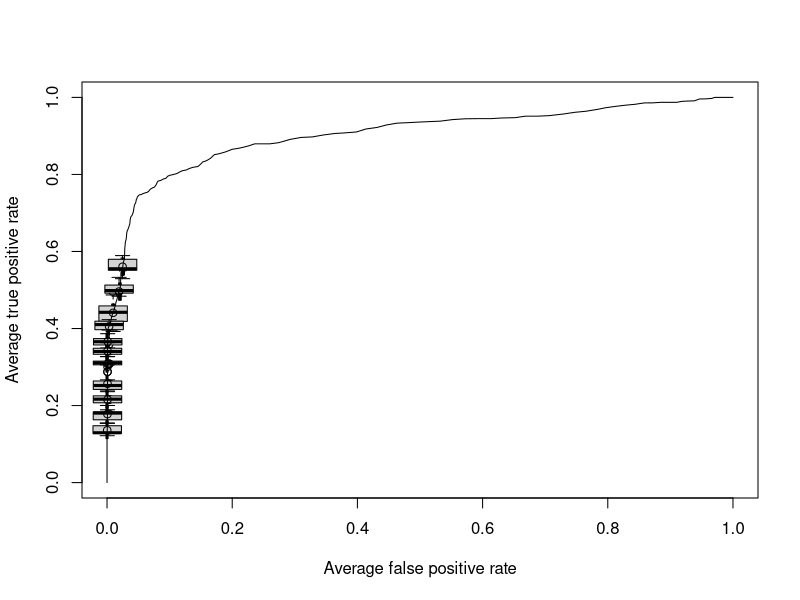
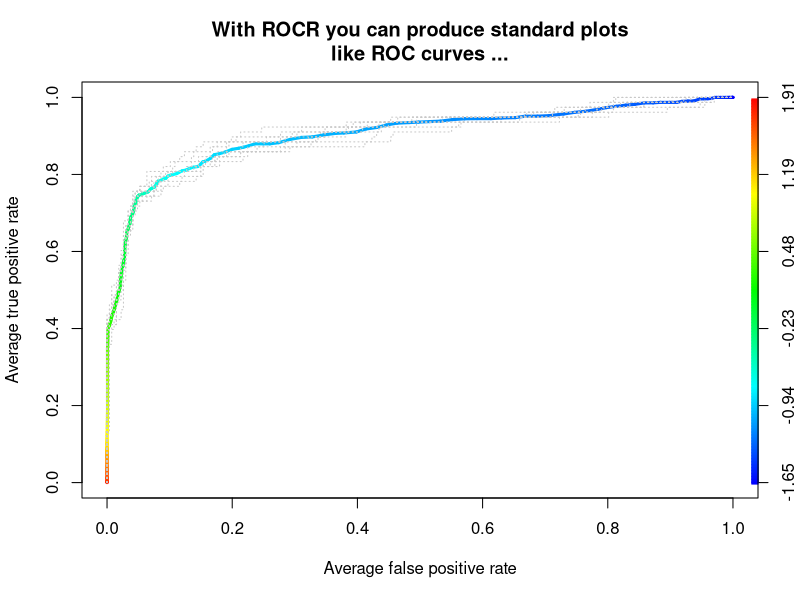
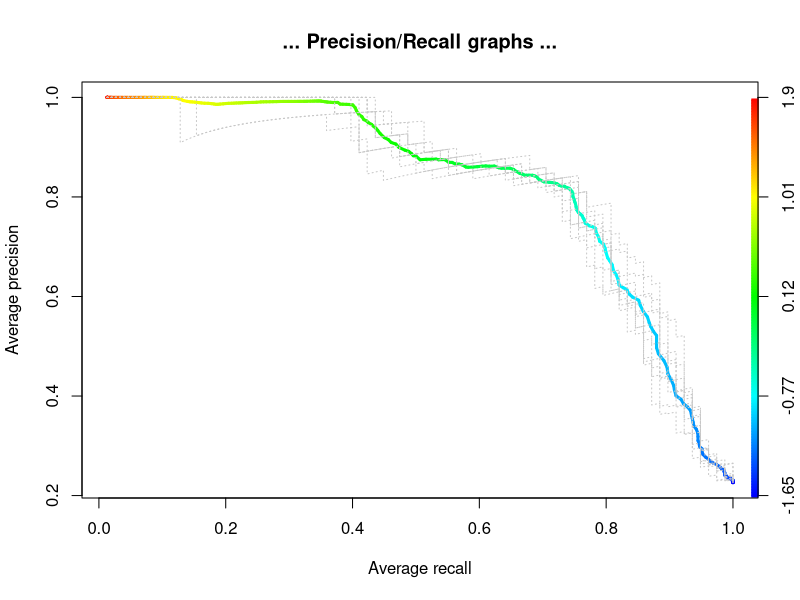
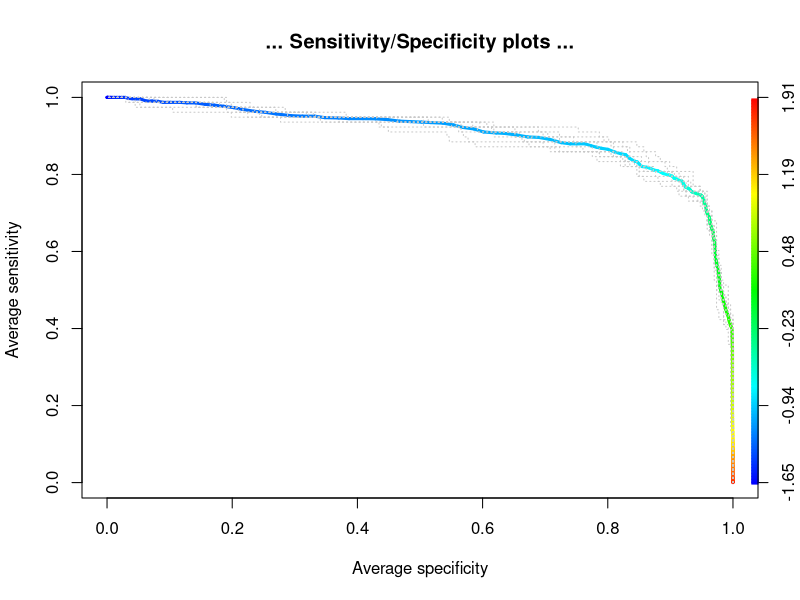
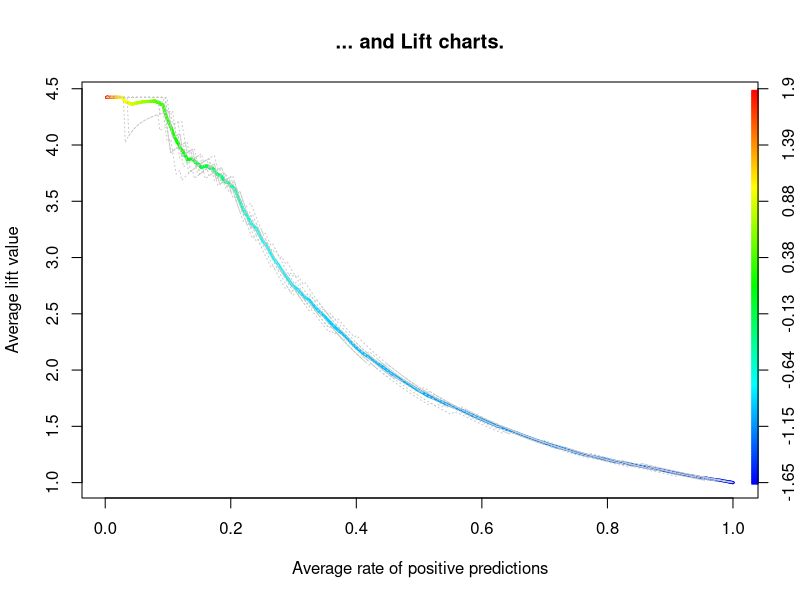
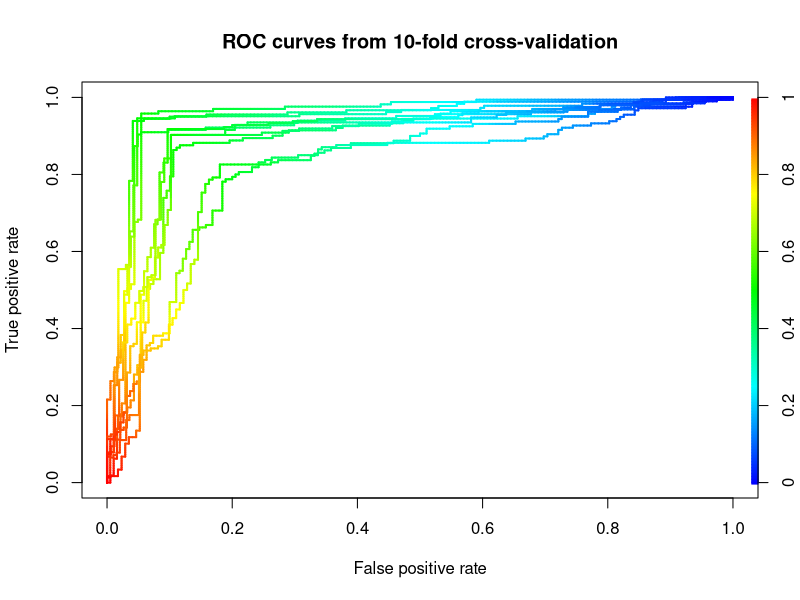
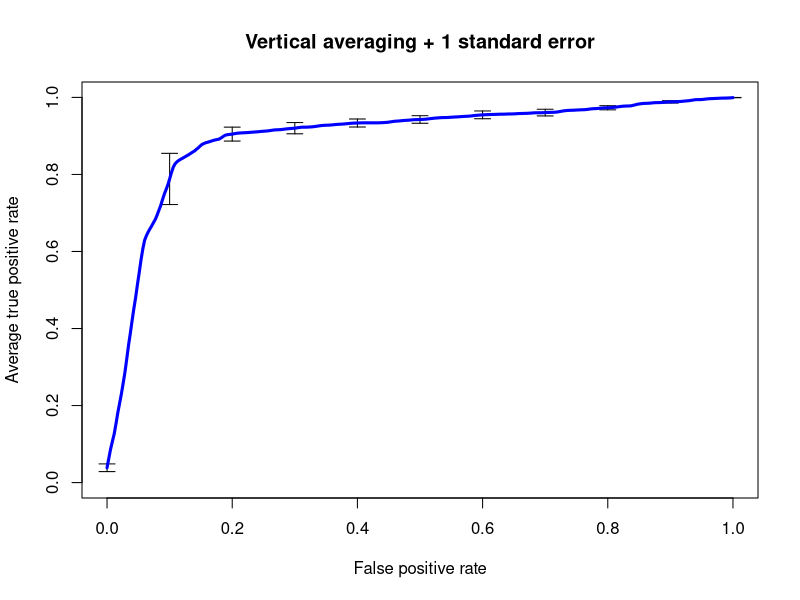
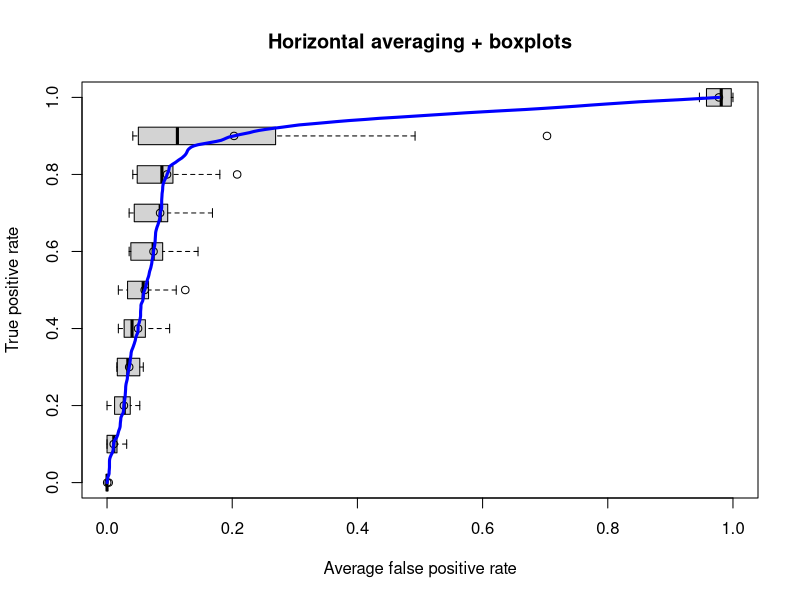

Write R code to recreate these figures, in order.
## ---- chunk 1
knitr::opts_chunk$set(
  collapse = TRUE,
  comment = "#>"
)
## ---- chunk 2
library(ROCR)
## ---- chunk 3
table <- data.frame(group = c("Contingency ratios",
                              "Discrete covariation measures",
                              "Information retrieval measures",
                              "Performance in ROC space",
                              "Absolute scoring performance",
                              "Cost measures"),
                    measure = c("error rate, accuracy, sensitivity, specificity, true/false positive rate, fallout, miss, precision, recall, negative predictive value, prediction-conditioned fallout/miss.",
                                "Phi/Matthews correlation coefficient, mutual information, Chi-squared test statistic, odds ratio",
                                "F-measure, lift, precision-recall break-even point",
                                "ROC convex hull, area under the ROC curve",
                                "calibration error, mean cross-entropy, root mean-squared error",
                                "expected cost, explicit cost"))
knitr::kable(table,
             caption = "***Table 1:**Performance measures in the ROCR package*",
             col.names = c("",""),
             align = "l")
## ---- chunk 4
data(ROCR.hiv)
predictions <- ROCR.hiv$hiv.svm$predictions
labels <- ROCR.hiv$hiv.svm$labels
pred <- prediction(predictions, labels)
pred
## ---- chunk 5
perf <- performance(pred, "tpr", "fpr")
perf
plot(perf,
     avg="threshold",
     spread.estimate="boxplot")
## ---- chunk 6
perf <- performance(pred, "tpr", "fpr")
plot(perf,
     avg= "threshold",
     colorize=TRUE,
     lwd= 3,
     main= "With ROCR you can produce standard plots\nlike ROC curves ...")
plot(perf,
     lty=3,
     col="grey78",
     add=TRUE)
## ---- chunk 7
perf <- performance(pred, "prec", "rec")
plot(perf,
     avg= "threshold",
     colorize=TRUE,
     lwd= 3,
     main= "... Precision/Recall graphs ...")
plot(perf,
     lty=3,
     col="grey78",
     add=TRUE)
## ---- chunk 8
perf <- performance(pred, "sens", "spec")
plot(perf,
     avg= "threshold",
     colorize=TRUE,
     lwd= 3,
     main="... Sensitivity/Specificity plots ...")
plot(perf,
     lty=3,
     col="grey78",
     add=TRUE)
## ---- chunk 9
perf <- performance(pred, "lift", "rpp")
plot(perf,
     avg= "threshold",
     colorize=TRUE,
     lwd= 3,
     main= "... and Lift charts.")
plot(perf,
     lty=3,
     col="grey78",
     add=TRUE)
## ---- chunk 10
data(ROCR.xval)
predictions <- ROCR.xval$predictions
labels <- ROCR.xval$labels
length(predictions)
## ---- chunk 11
pred <- prediction(predictions, labels)
perf <- performance(pred,'tpr','fpr')
## ---- chunk 12
plot(perf,
     colorize=TRUE,
     lwd=2,
     main='ROC curves from 10-fold cross-validation')
## ---- chunk 13
plot(perf,
     avg='vertical',
     spread.estimate='stderror',
     lwd=3,main='Vertical averaging + 1 standard error',
     col='blue')
## ---- chunk 14
plot(perf,
     avg='horizontal',
     spread.estimate='boxplot',
     lwd=3,
     main='Horizontal averaging + boxplots',
     col='blue')
## ---- chunk 15
plot(perf,
     avg='threshold',
     spread.estimate='stddev',
     lwd=2,
     main='Threshold averaging + 1 standard deviation',
     colorize=TRUE)
## ---- chunk 16
plot(perf,
     print.cutoffs.at=seq(0,1,by=0.2),
     text.cex=0.8,
     text.y=lapply(as.list(seq(0,0.5,by=0.05)), function(x) { rep(x,length(perf@x.values[[1]])) } ),
     col= as.list(terrain.colors(10)),
     text.col= as.list(terrain.colors(10)), 
     points.col= as.list(terrain.colors(10)), 
     main= "Cutoff stability")
## ---- chunk 17
perf <- performance(pred,"pcmiss","lift")
## ---- chunk 18
plot(perf,
     colorize=TRUE,
     print.cutoffs.at=seq(0,1,by=0.1),
     text.adj=c(1.2,1.2),
     avg="threshold",
     lwd=3,
     main= "You can freely combine performance measures ...")
